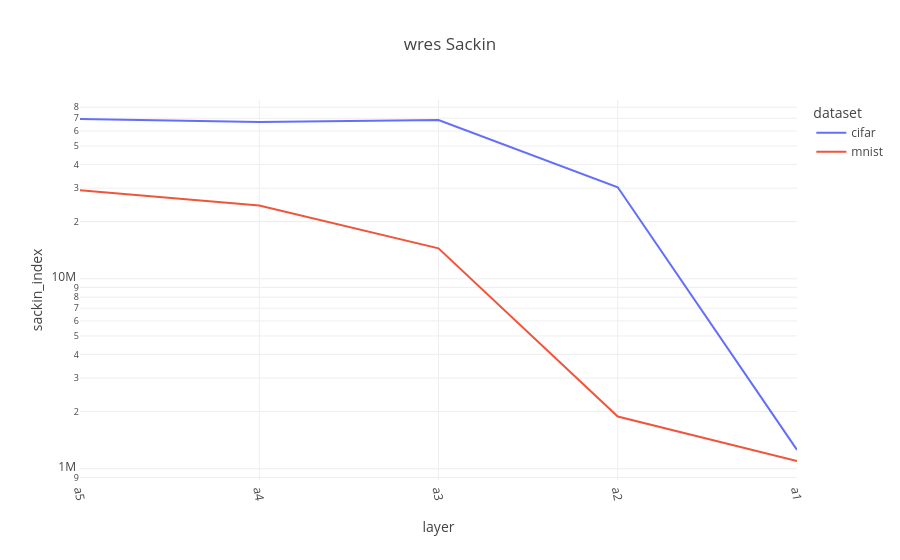

The notebook cell this image was saved under:
### Code cell
wres = layer_data[(layer_data['model']=='wres') & (layer_data['split']=='trainUval')].copy()

wres["layer_idx"] = wres["layer"].apply(lambda x: layer_order['wres'].index(x))
wres.sort_values("layer_idx", inplace=True)

fig = px.line(wres, x="layer", y="sackin_index", color="dataset", color_discrete_sequence=px.colors.qualitative.Plotly, title="wres Sackin")
fig.update_xaxes(tickangle=80)
fig.update_yaxes(type="log")

### Figure 1 — Plotly figure (JSON) as saved in the notebook; plotly's stock layout.template omitted (floating-point values rounded to 4 significant figures)
{"data": [{"hovertemplate": "dataset=cifar<br>layer=%{x}<br>sackin_index=%{y}<extra></extra>", "legendgroup": "cifar", "line": {"color": "#636EFA", "dash": "solid"}, "marker": {"symbol": "circle"}, "mode": "lines", "name": "cifar", "orientation": "v", "showlegend": true, "type": "scatter", "x": ["a5", "a4", "a3", "a2", "a1"], "xaxis": "x", "y": [69370000.0, 66800000.0, 68440000.0, 30320000.0, 1257000.0], "yaxis": "y"}, {"hovertemplate": "dataset=mnist<br>layer=%{x}<br>sackin_index=%{y}<extra></extra>", "legendgroup": "mnist", "line": {"color": "#EF553B", "dash": "solid"}, "marker": {"symbol": "circle"}, "mode": "lines", "name": "mnist", "orientation": "v", "showlegend": true, "type": "scatter", "x": ["a5", "a4", "a3", "a2", "a1"], "xaxis": "x", "y": [29210000.0, 24300000.0, 14460000.0, 1883000.0, 1098000.0], "yaxis": "y"}], "layout": {"legend": {"title": {"text": "dataset"}, "tracegroupgap": 0}, "title": {"text": "wres Sackin"}, "xaxis": {"anchor": "y", "domain": [0, 1], "tickangle": 80, "title": {"text": "layer"}}, "yaxis": {"anchor": "x", "domain": [0, 1], "title": {"text": "sackin_index"}, "type": "log"}}}
